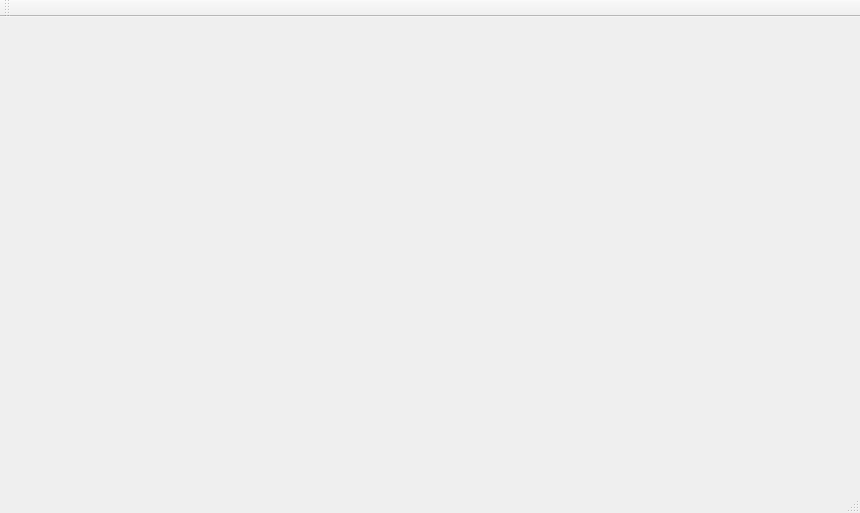
<?xml version="1.0" encoding="UTF-8"?>
<ui version="4.0">
 <class>MainWindow</class>
 <widget class="QMainWindow" name="MainWindow">
  <property name="geometry">
   <rect>
    <x>0</x>
    <y>0</y>
    <width>860</width>
    <height>513</height>
   </rect>
  </property>
  <property name="windowTitle">
   <string>MainWindow</string>
  </property>
  <widget class="QWidget" name="centralWidget">
   <widget class="viewWidget" name="mainViewWidget" native="true">
    <property name="geometry">
     <rect>
      <x>140</x>
      <y>10</y>
      <width>511</width>
      <height>401</height>
     </rect>
    </property>
   </widget>
  </widget>
  <widget class="QMenuBar" name="menuBar">
   <property name="geometry">
    <rect>
     <x>0</x>
     <y>0</y>
     <width>860</width>
     <height>21</height>
    </rect>
   </property>
  </widget>
  <widget class="QToolBar" name="mainToolBar">
   <attribute name="toolBarArea">
    <enum>TopToolBarArea</enum>
   </attribute>
   <attribute name="toolBarBreak">
    <bool>false</bool>
   </attribute>
  </widget>
  <widget class="QStatusBar" name="statusBar"/>
 </widget>
 <layoutdefault spacing="6" margin="11"/>
 <customwidgets>
  <customwidget>
   <class>viewWidget</class>
   <extends>QWidget</extends>
   <header location="global">widgets/viewwidget.h</header>
   <container>1</container>
  </customwidget>
 </customwidgets>
 <resources/>
 <connections/>
</ui>
